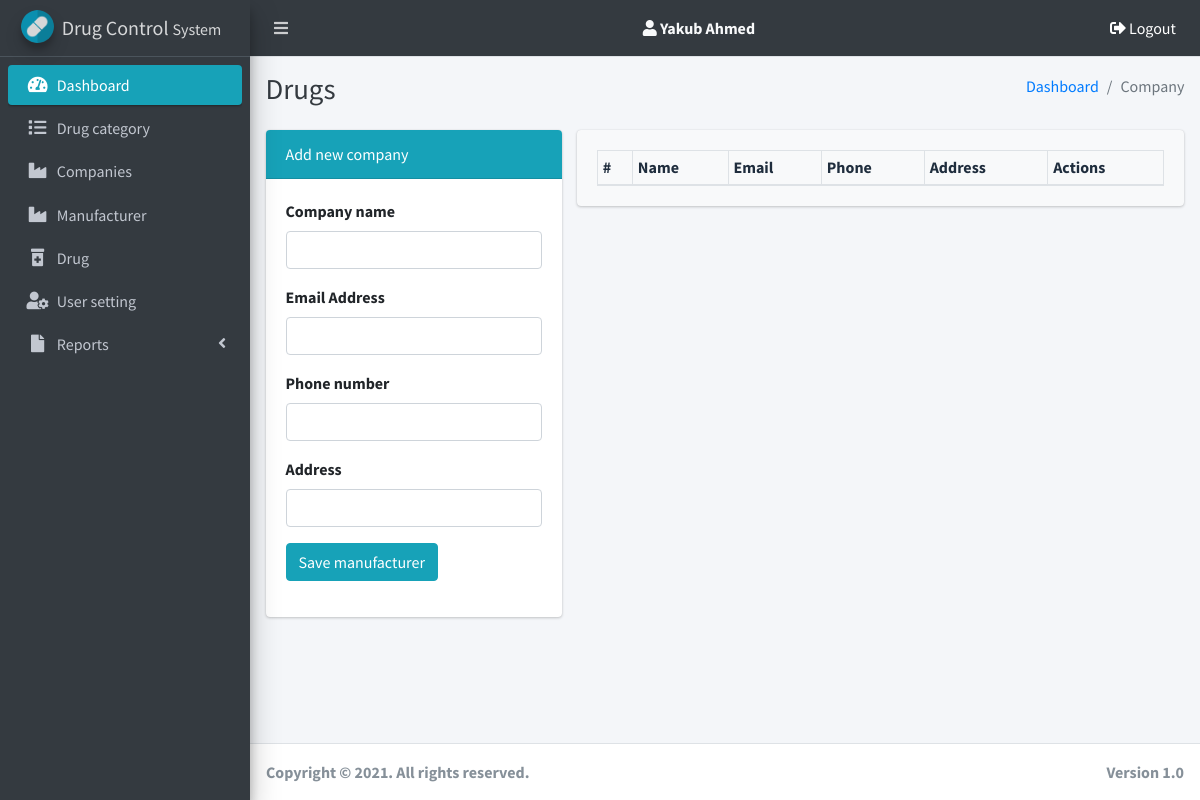
The page /companies.php (signed in) on the database as committed earlier.
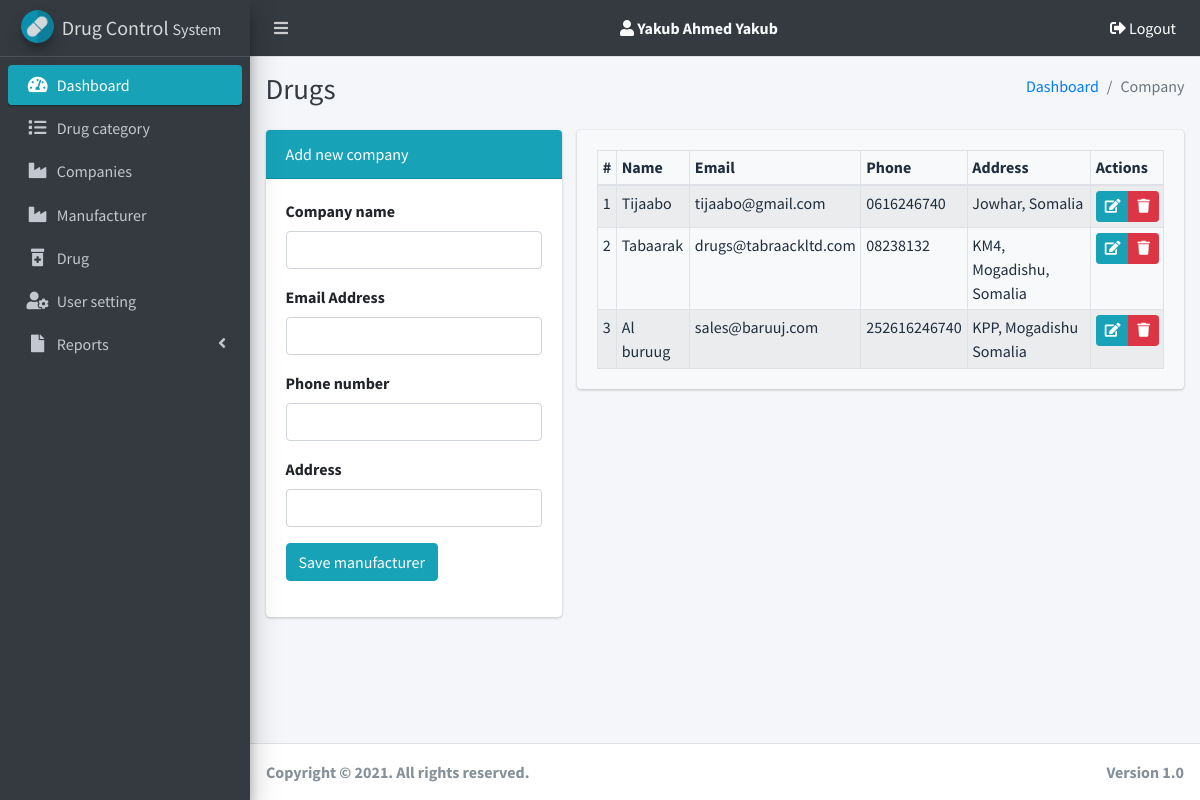
The same page on the database as committed later.
### tables this page shows
CREATE TABLE `tbl_rec_comp` (
  `rec_id` int(11) NOT NULL,
  `name` varchar(50) DEFAULT NULL,
  `address` varchar(50) DEFAULT NULL,
  `email` varchar(50) DEFAULT NULL,
  `phone_number` varchar(50) DEFAULT NULL,
  `reg_date` date DEFAULT NULL
);

### companies.php (the view, shortened to what this page needs)
<?php $title = "Drugs - Drug Quality Control Management System"; include('includes/header.php'); ?>
<body class="hold-transition sidebar-mini layout-fixed">
<div class="wrapper">
  <?php include('includes/nav.php'); ?>
  <?php include('includes/sidebar.php'); ?>
  <div class="content-wrapper">
    <div class="content-header">
      <div class="container-fluid">
        <div class="row mb-2">
          <div class="col-sm-6">
            <h1 class="m-0 text-dark">Drugs</h1>
          </div>
          <div class="col-sm-6">
            <ol class="breadcrumb float-sm-right">
              <li class="breadcrumb-item"><a href="#">Dashboard</a></li>
              <li class="breadcrumb-item active">Company</li>
            </ol>
          </div>
        </div>
      </div>
    </div>
    <section class="content">
      <div class="container-fluid">
        <div class="row">
          <div class="col-md-4">
              <div class="card">
                  <?php if(isset($_GET['meth'])): ?>
                  <div class="card-header bg-info">Edit Company</div>
                  <div class="card-body">
                      <form  method="post">
                        <div class="row">
                          <div class="form-group col-md-12">
                              <label for="">Manufacturer name</label>
                              <input type="text" name="mname" id="" class="form-control" required value="<?php get_mname(); ?>">
                          </div>
                          <div class="form-group col-md-12">
                              <label for="">Email Address</label>
                              <input type="email" name="email" id="" class="form-control" required value="<?php get_email(); ?>">
                          </div>
                          <div class="form-group col-md-12">
                              <label for="">Phone number</label>
                              <input type="text" name="phone" id="" class="form-control" required value="<?php get_phone(); ?>">
                          </div>
                          <div class="form-group col-md-12">
                              <label for="">Address</label>
                              <input type="text" name="addr" id="" class="form-control" required value="<?php get_addr(); ?>">
                          </div>
                          <div class="form-group col-md-12">
                              <button type="submit" class="btn btn-info" name='btnUpdateManu'>Update manufacturer</button>
                          </div>
                        </div>
                      </form>
                    </div>
                  <?php else: ?>
                    <div class="card-header bg-info">Add new company</div>
                   <div class="card-body">
                      <form  method="post">
                        <div class="row">
                          <div class="form-group col-md-12">
                              <label for="">Company name</label>
                              <input type="text" name="mname" id="" class="form-control" required value="<?php get_mname(); ?>">
                          </div>
                          <div class="form-group col-md-12">
                              <label for="">Email Address</label>
                              <input type="email" name="email" id="" class="form-control" required value="<?php get_email(); ?>">
                          </div>
                          <div class="form-group col-md-12">
                              <label for="">Phone number</label>
                              <input type="text" name="phone" id="" class="form-control" required value="<?php get_phone(); ?>">
                          </div>
                          <div class="form-group col-md-12">
                              <label for="">Address</label>
                              <input type="text" name="addr" id="" class="form-control" required value="<?php get_addr(); ?>">
                          </div>
                          <div class="form-group col-md-12">
                              <button type="submit" class="btn btn-info" name='btnManufacturer'>Save manufacturer</button>
                          </div>
                        </div>
                      </form>
                    </div>
                    <?php endif;?>
              </div>
            </div>
              <div class="col-md-8">
                  <div class="card bg-light">
                      <div class="card-body">
                      <table id="example1" class="table table-bordered table-striped table-sm">
                  <thead>
                  <tr>
                    <th>#</th>
                    <th>Name</th>
                    <th>Email</th>
                    <th>Phone</th>
                    <th>Address</th>
                    <th>Actions</th>
                  </tr>
                  </thead>
                  <tbody>
                        <?php
                          $rowCount = 0;
                          $stmt = "SELECT * FROM tbl_rec_comp ORDER by rec_id DESC ";
                          $result = mysqli_query($con, $stmt);
                          while($row = mysqli_fetch_assoc($result)){
                            $rowCount++;
                            $id = $row['rec_id'];
                            $name = $row['name'];
                            $email = $row['email'];
                            $addr = $row['address'];
                            $phone = $row['phone_number'];
                            echo "
                              <tr>
                                <td>$rowCount</td>
                                <td>$name</td>
                                <td>$email</td>
                                <td>$phone</td>
                                <td>$addr</td>
                                <td>
                                  <div class='btn-group btn-group-sm' role='group' aria-label='Basic example'>
                                    <a href='companies.php?id=$id&name=$name&meth=edit&email=$email&addr=$addr&phone=$phone'  class='btn btn-info'> <i class='fa fa-edit'></i> </a>
                                    <button type='button' class='btn btn-danger' id='deleteManu' data-id='$id'> <div class='fa fa-trash'></div> </button>
                                  </div>
                                </td>
                              </tr>
                            ";
                          }
                        ?>
                  </tbody>
                </table>
                      </div>
                  </div>
              </div>
          </div>
        </div>
      </div>
  </div>
  <?php include('includes/footer.php'); ?>
  <?php
  function get_mname(){
    if(isset($_POST['mname'])){
      echo $_POST['mname'];
    }else if(isset($_GET['name'])){
      echo $_GET['name'];
    }
  }
  function get_email(){
    if(isset($_POST['email'])){
      echo $_POST['email'];
    }else if(isset($_GET['email'])){
      echo $_GET['email'];
    }
  }
  function get_phone(){
    if(isset($_POST['phone'])){
      echo $_POST['phone'];
    }else if(isset($_GET['phone'])){
      echo $_GET['phone'];
    }
  }
  function get_addr(){
    if(isset($_POST['addr'])){
      echo $_POST['addr'];
    }else if(isset($_GET['addr'])){
      echo $_GET['addr'];
    }
  }
  ?>

### includes/header.php (shortened to what this page needs)
<!DOCTYPE html>
<html>
<head>
  <link rel="stylesheet" href="plugins/fontawesome-free/css/all.min.css">
  <link rel="stylesheet" href="https://code.ionicframework.com/ionicons/2.0.1/css/ionicons.min.css">
  <link rel="stylesheet" href="plugins/tempusdominus-bootstrap-4/css/tempusdominus-bootstrap-4.min.css">
  <link rel="stylesheet" href="plugins/icheck-bootstrap/icheck-bootstrap.min.css">
  <link rel="stylesheet" href="plugins/jqvmap/jqvmap.min.css">
  <link rel="stylesheet" href="dist/css/adminlte.min.css">
  <link rel="stylesheet" href="plugins/overlayScrollbars/css/OverlayScrollbars.min.css">
  <link rel="stylesheet" href="plugins/daterangepicker/daterangepicker.css">
  <link rel="stylesheet" href="plugins/summernote/summernote-bs4.css">
  <link rel="stylesheet" href="plugins/datatables-bs4/css/dataTables.bootstrap4.min.css">
  <link rel="stylesheet" href="plugins/datatables-responsive/css/responsive.bootstrap4.min.css">
  <link rel="stylesheet" href="plugins/sweetalert2-theme-bootstrap-4/bootstrap-4.min.css">
  <link rel="stylesheet" href="plugins/toastr/toastr.min.css">
  <link rel="stylesheet" href="plugins/select2/css/select2.min.css">
  <link rel="stylesheet" href="plugins/select2-bootstrap4-theme/select2-bootstrap4.min.css">
</head>

### includes/nav.php
<nav class="main-header navbar navbar-expand navbar-dark navbar-dark ">
  <ul class="navbar-nav">
    <li class="nav-item">
      <a class="nav-link" data-widget="pushmenu" href="#" role="button"><i class="fas fa-bars"></i></a>
    </li>
  </ul>
  <ul class="navbar-nav ml-auto navbar-nav">
    <li class="nav-item d-none d-sm-inline-block active">
      <p class='text-light my-1'> <strong> <i class='fa fa-user'></i> <?= $_SESSION['name'] ?></strong> </p>
    </li>
  </ul>
  <ul class="navbar-nav ml-auto navbar-nav">
    <li class="nav-item d-none d-sm-inline-block active">
      <a href="logout.php" class="nav-link"> <span class='fa fa-sign-out-alt'></span> Logout</a>
    </li>
  </ul>
</nav>

### includes/sidebar.php (shortened to what this page needs)
<aside class="main-sidebar sidebar-dark-info  elevation-4" >
  <a href="index.php" class="brand-link">
    <img src="dist/img/drug.png" alt="Logo" class="brand-image img-circle elevation-3"
         style="opacity: .8">
    <span class="brand-text font-weight-light"> <strong>Drug Control <small>System</small> </strong></span>
  </a>
  <div class="sidebar">
    <nav class="mt-2">
      <ul class="nav nav-pills nav-sidebar flex-column" data-widget="treeview" role="menu" data-accordion="false">
             <li class="nav-item has-treeview menu-open">
          <a href="index.php" class="nav-link active">
            <i class="nav-icon fas fa-tachometer-alt"></i>
            <p>
              Dashboard
            </p>
          </a>
        </li>
        <li class='nav-item'>
          <a href='drug-category.php' class='nav-link'>
            <i class='nav-icon fa fa-list'></i>
            <p>Drug category</p>
          </a>
        </li>
        <li class='nav-item'>
          <a href='companies.php' class='nav-link'>
            <i class='nav-icon fa fa-industry'></i>
            <p>Companies</p>
          </a>
        </li>
        <li class='nav-item'>
          <a href='manufacturer.php' class='nav-link'>
            <i class='nav-icon fa fa-industry'></i>
            <p>Manufacturer</p>
          </a>
        </li>
        <li class='nav-item'>
          <a href='drugs.php' class='nav-link'>
            <i class='nav-icon fa fa-prescription-bottle-alt'></i>
            <p>Drug</p>
          </a>
        </li>
        <li class='nav-item'>
          <a href='user-setting.php' class='nav-link'>
            <i class='nav-icon fa fa-user-cog'></i>
            <p>User setting</p>
          </a>
        </li>
        <li class="nav-item has-treeview">
            <a href="#" class="nav-link">
              <i class="nav-icon fa fa-file"></i>
              <p>
                Reports                      <i class="fas fa-angle-left right"></i>
              </p>
            </a>
              </li>
      </ul>
    </nav>
  </div>
</aside>

### includes/footer.php (shortened to what this page needs)
<footer class="main-footer">
<strong class='text-center'>Copyright © 2021. All rights reserved.</strong>
    <div class="float-right d-none d-sm-inline-block">
      <b>Version 1.0</b>
    </div>
  </footer>
</body>
</html>

Rows that differ between the two databases and show on the page:
added tbl_rec_comp: name "Tijaabo", email "tijaabo@gmail.com", phone_number "0616246740", address "Jowhar, Somalia"
added tbl_rec_comp: name "Tabaarak", email "drugs@tabraackltd.com", phone_number "08238132", address "KM4, Mogadishu, Somalia"
added tbl_rec_comp: name "Al buruug", email "sales@baruuj.com", phone_number "252616246740", address "KPP, Mogadishu Somalia"
Other text that changed with them:
$_SESSION['name']: "Yakub Ahmed" → "Yakub Ahmed Yakub"
